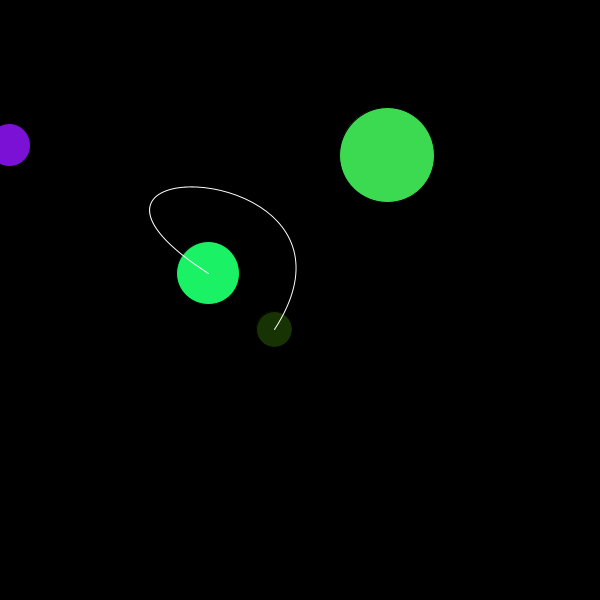
Frame 1 (no input)
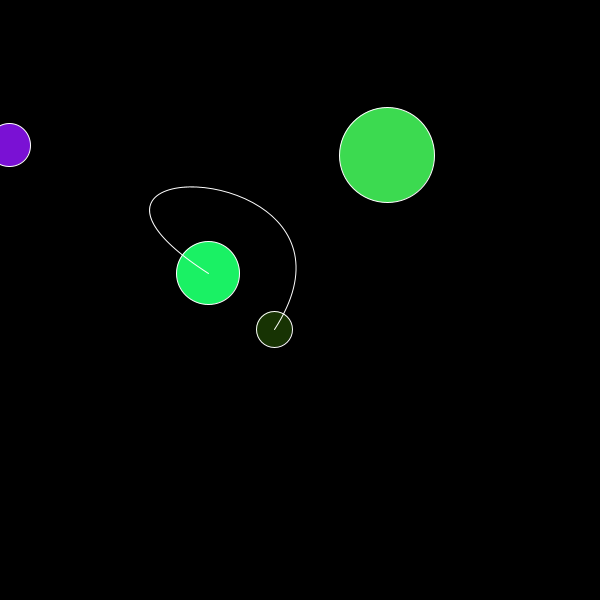
Frame 60 (the mouse pressed at the canvas centre just before this capture)
Frame 120 (the mouse held since frame 60 and released just before this capture): identical to frame 60, image omitted

The Processing sketch that drew these frames (run headless with seeded random() and noise(); from frame 60 on, the mouse is pressed at the canvas centre):

// Processing sketch: lab2b
// ── lab2b.pde
//2 - Drawing Curves\\

int sizeConstraint = 0; //Used to figure out display window constraint
int numOfCircles = 4;  //Sets number of circles being made
circleGenerator[] circle = new circleGenerator[numOfCircles];  //Initialize circle array of size 4
int i = 0;  //Increment counter for while loop which creates circles in draw()
int backgroundColor = 0; //Used for setting background to black

void setup() {
  size(600, 600);
  //fullScreen();
  background(backgroundColor);
  for (int i = 0; i < numOfCircles; i++) {  //Generates circle objects
    circle[i] = new circleGenerator();
  }
}
void draw() {
  background(backgroundColor);
  for (int i = 0; i<numOfCircles; i++) {  //Draws different colored circle objects
    fill(circle[i].circleColor);
    ellipse(circle[i].xCoord, circle[i].yCoord, circle[i].radius, circle[i].radius );
  }

  if (backgroundColor == 255) {  //Draw a spline curve if background is white
    noFill();
    stroke(0);
    curve(circle[0].xCoord, circle[0].yCoord, circle[1].xCoord, circle[1].yCoord, circle[2].xCoord, circle[2].yCoord, circle[3].xCoord, circle[3].yCoord);
  } else if (backgroundColor == 0) {  //Draw a Bezier curve if background is black
    noFill();
    stroke(255);
    bezier(circle[1].xCoord, circle[1].yCoord, circle[0].xCoord, circle[0].yCoord, circle[3].xCoord, circle[3].yCoord, circle[2].xCoord, circle[2].yCoord);
  }
}

void keyPressed() {  //Changes color of background to either black or white on keypress
  if (backgroundColor == 0) {
    backgroundColor = 255;
  } else if (backgroundColor == 255) {
    backgroundColor = 0;
  }
}

void mousePressed() {  //Changes color of circle being clicked on to a random color
  for (int i = 0; i < numOfCircles; i++) {
    if (dist(mouseX, mouseY, circle[i].xCoord, circle[i].yCoord) < circle[i].radius/2) {
      circle[i].circleColor = circle[i].randomColor();
    }
  }
}

class circleGenerator { 
  float xCoord, yCoord, radius;  //Radius property of each circle
  color circleColor;  //Color property of each circle
  circleGenerator () {  //Constructs a randomized circle
    xCoord = randomXCoord();
    yCoord = randomYCoord();
    radius = randomSize();
    circleColor = randomColor();
  } 
  int randomXCoord() {  //Returns a random X coordinate
    return int(random(width));
  }
  int randomYCoord() {  //Returns a random Y coordinate
    return int(random(height));
  }
  color randomColor() {  //Returns a random color
    return color(random(255), random(255), random(255));
  }
  int randomSize() {  //Returns a random size for the circle while taking the minimum radius specification into consideration
    return int(random(5, 100));
  }
}
